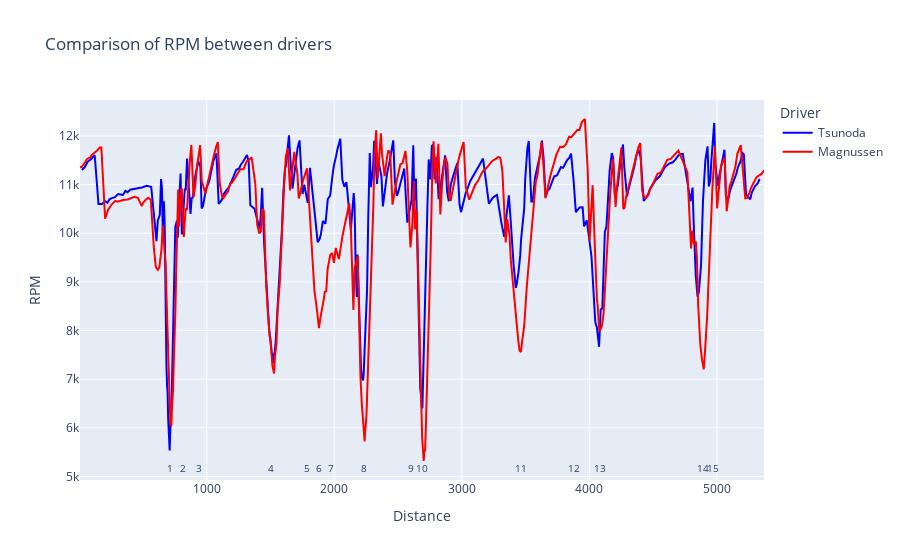

Notebook code cell kept with this figure:
### Code cell
plot_data_interactive(
    [fastest_yuki, fastest_mag], "Distance", "RPM", ["Tsunoda", "Magnussen"]
)

### Figure 1 — Plotly figure (JSON) as saved in the notebook; plotly's stock layout.template omitted (floating-point values rounded to 4 significant figures; data arrays with more than 128 entries replaced by an {"elided": "..."} marker saying what was removed)
{"data": [{"line": {"color": "blue"}, "mode": "lines", "name": "Tsunoda", "type": "scatter", "x": {"elided": "352 float values"}, "y": {"elided": "352 int values"}}, {"line": {"color": "red"}, "mode": "lines", "name": "Magnussen", "type": "scatter", "x": {"elided": "367 float values"}, "y": {"elided": "367 int values"}}], "layout": {"annotations": [{"font": {"size": 10}, "showarrow": false, "text": "1", "x": 712.0, "y": 5167}, {"font": {"size": 10}, "showarrow": false, "text": "2", "x": 814.2, "y": 5167}, {"font": {"size": 10}, "showarrow": false, "text": "3", "x": 936.7, "y": 5167}, {"font": {"size": 10}, "showarrow": false, "text": "4", "x": 1507.0, "y": 5167}, {"font": {"size": 10}, "showarrow": false, "text": "5", "x": 1788.0, "y": 5167}, {"font": {"size": 10}, "showarrow": false, "text": "6", "x": 1881.0, "y": 5167}, {"font": {"size": 10}, "showarrow": false, "text": "7", "x": 1975.0, "y": 5167}, {"font": {"size": 10}, "showarrow": false, "text": "8", "x": 2233.0, "y": 5167}, {"font": {"size": 10}, "showarrow": false, "text": "9", "x": 2598.0, "y": 5167}, {"font": {"size": 10}, "showarrow": false, "text": "10", "x": 2692.0, "y": 5167}, {"font": {"size": 10}, "showarrow": false, "text": "11", "x": 3467.0, "y": 5167}, {"font": {"size": 10}, "showarrow": false, "text": "12", "x": 3876.0, "y": 5167}, {"font": {"size": 10}, "showarrow": false, "text": "13", "x": 4085.0, "y": 5167}, {"font": {"size": 10}, "showarrow": false, "text": "14", "x": 4890.0, "y": 5167}, {"font": {"size": 10}, "showarrow": false, "text": "15", "x": 4970.0, "y": 5167}], "hoverlabel": {"bgcolor": "white", "font": {"family": "Rockwell", "size": 12}}, "hovermode": "closest", "legend": {"title": {"text": "Driver"}}, "showlegend": true, "title": {"text": "Comparison of RPM between drivers"}, "xaxis": {"title": {"text": "Distance"}}, "yaxis": {"title": {"text": "RPM"}}}}
